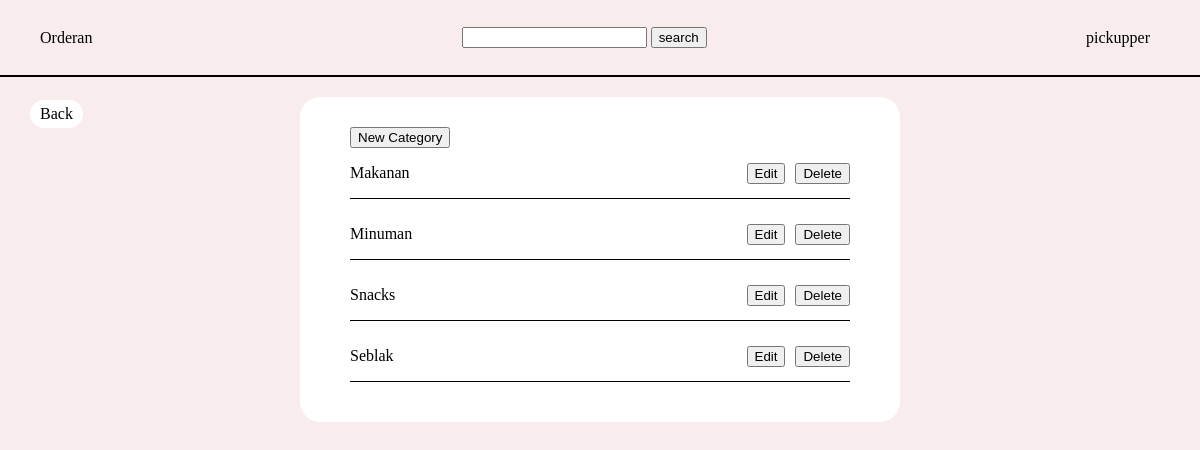
Page /Managecategories.php (signed in) on the committed database.
### tables this page shows
CREATE TABLE `category` (
  `CategoryID` int(11) NOT NULL,
  `CategoryName` varchar(50) NOT NULL
);

### Managecategories.php (the view, shortened to what this page needs)
<?php
    require_once 'connect.php';
?>
<!DOCTYPE html>
<html lang="en">
<head>
</head>
<body>
    <header>
        <div id="logo">Orderan</div>
        <form id="searchbar" method="post">
            <input type="text" id="searchbar" name='searchbar'>
            <input type="submit" name="search" value="search"></input>
        </form>
        <div id="profile">
            <?php
            echo $_SESSION['user']['UserUsername'];
            ?>
        </div>
    </header>
    <div id="content">
        <a href="Admin.php" id="backbtn">Back</a>
        <div id="categoriescontent">
            <form method="post">
                <button type="submit" name="newcat">New Category</button>
            </form>
            <?php
                $query=mysqli_query($conn, "SELECT * FROM category");
                while($d=$query->fetch_assoc()){
                    echo '<div id="catlistcontainer">';
                    echo '<p>'.$d['CategoryName'].'</p>';
                    echo '<form method="post">';
                    echo '<button type="submit" name="edit" value='.$d['CategoryID'].'>Edit</button>';
                    echo '<button type="submit" name="delete" value='.$d['CategoryID'].'>Delete</button>';
                    echo '</form>';
                    echo '</div>';
                }
            ?>
        </div>
    </div>
</body>
<link rel="stylesheet" href="style.css">
</html>

### style.css (style rules this page uses)
body { padding: 0; margin: 0; background-color: #f8ecec; position: relative; }
header { display: flex; align-items: center; height: 75px; justify-content: space-between; padding: 0px 40px; border-bottom: 2px solid; }
#profile { position: relative; padding: 0 10px; }
#content { padding-top: 20px; display: flex; justify-content: center; flex-direction: column; align-items: center; }
#backbtn, #keranjanglink { background-color: white; padding: 5px 10px; border-radius: 20px; text-decoration: none; color: black; }
#backbtn { position: absolute; left: 30px; top: 100px; }
#categoriescontent { background-color: white; width: 500px; padding: 30px 50px; border-radius: 20px; position: relative; }
#catlistcontainer { display: flex; align-items: center; justify-content: space-between; border-bottom: 1px solid; margin-bottom: 10px; }
#catlistcontainer button { margin-left: 10px; }
* > form { margin-bottom: 0; }

### rows in the picture
category: CategoryName "Makanan", $d['CategoryID'] 1 (drawn)
category: CategoryName "Minuman", $d['CategoryID'] 2 (drawn)
category: CategoryName "Snacks", $d['CategoryID'] 3 (drawn)
category: CategoryName "Seblak", $d['CategoryID'] 6 (drawn)

### other values in the picture
$_SESSION['user']['UserUsername'] "pickupper"
